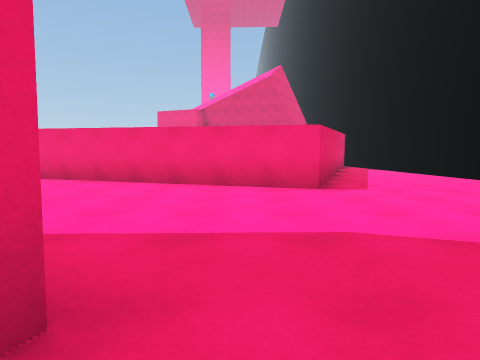
view 1 (above)

20 first-person views from a walk through a 3-D level made in the Unity game engine. The camera is 1.2 m above the floor, tilts 4° down and sees 75° across. The floor is counted in squares, 2 m on a side. Each view is taken from the middle of a square. On the plan, view 1 faces up. The plan holds only what a view shows up to about 9 squares ahead; the rest is blank. The place goes on beyond the plan.

view 2
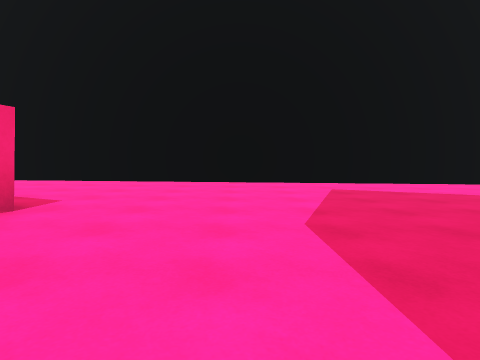

view 3
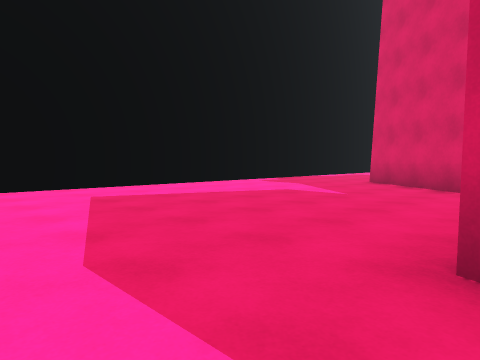

view 4
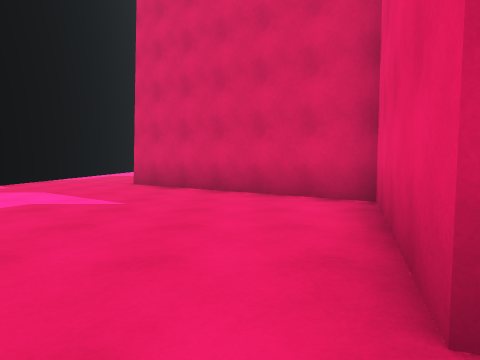

view 5
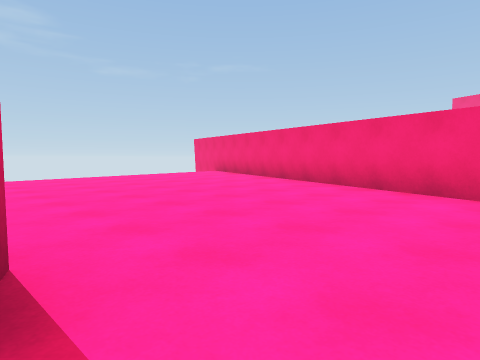

view 6
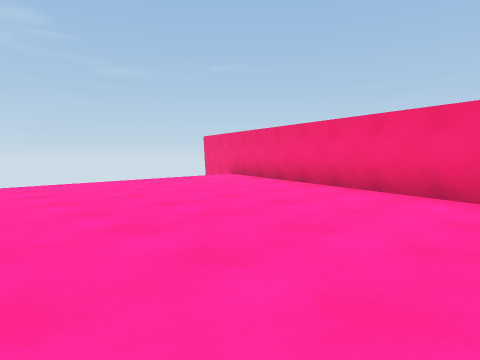

view 7
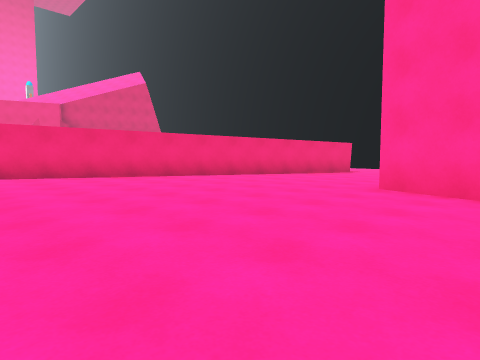

view 8
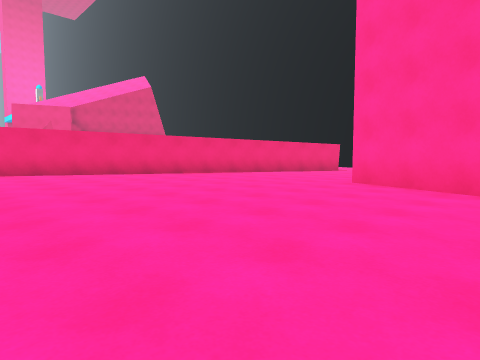

view 9
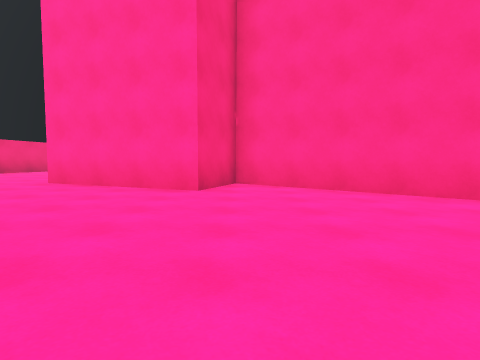

view 10
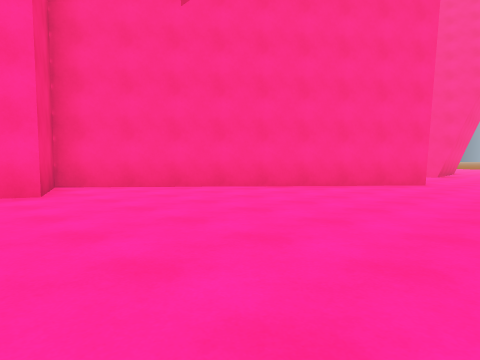

view 11
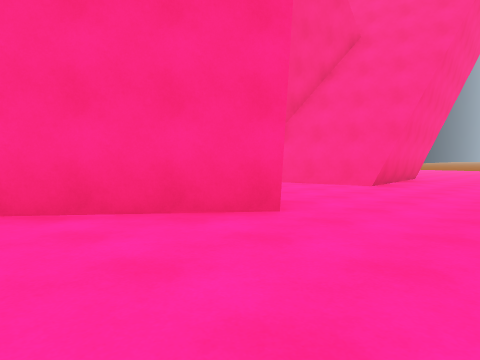

view 12
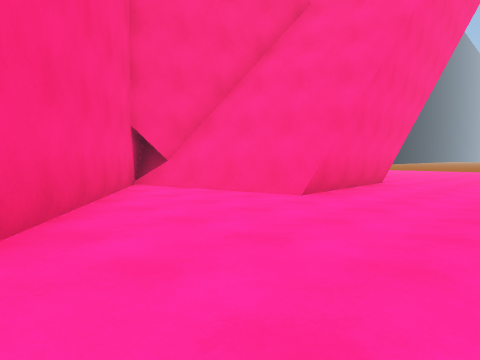

view 13
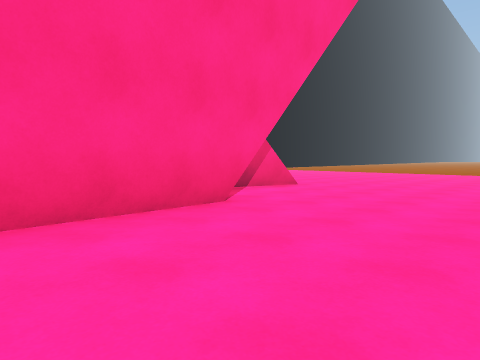

view 14
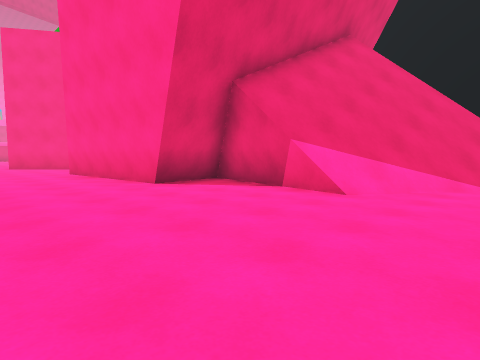

view 15
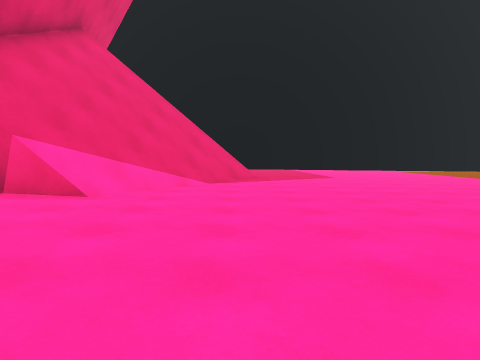

view 16
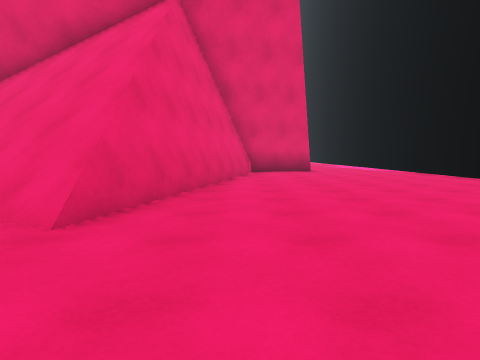

view 17
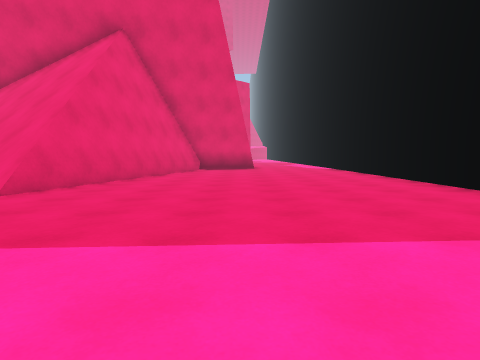

view 18
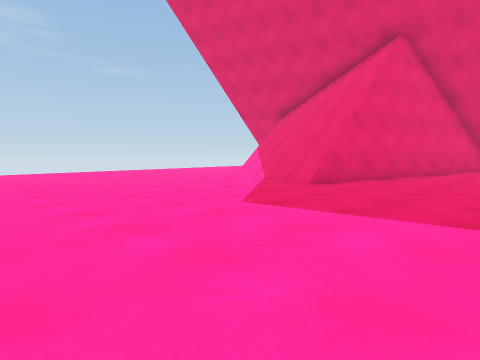

view 19
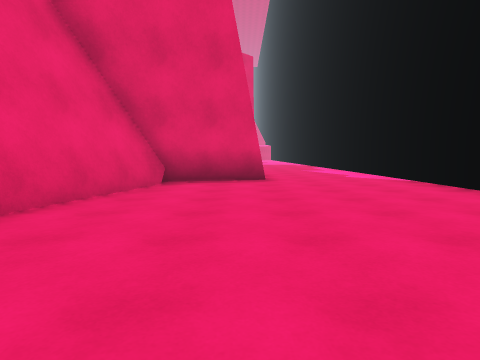

view 20
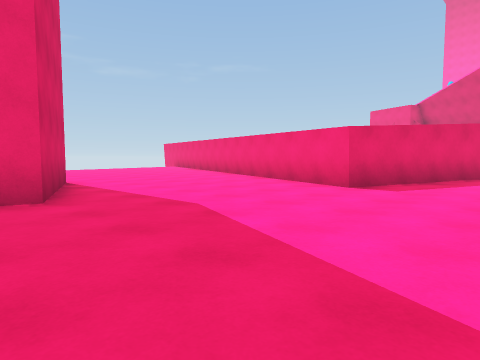

### Floor plan
Key: @ floor where view 1 was taken; # wall or solid block; . main floor; : floor 0.25 m higher than the main floor; - floor 0.25 m lower than the main floor; _ floor 0.5 m lower than the main floor; / step, stairs or slope.
Columns run from 11 left of view 1 to 6 right of it. Each row starts with its distance up from view 1.
  9 :::###       #:::#
  8 :::::####    #:::#
  7 ::::::::######:::#
  6 :::::::::..##....#
  5 .................#
  4 .................#
  3 .................#
  2 .......##........#
  1 .......####......#
  0 ......## ##@.....#
 -1 ......####.......#
 -2 ........##.......#
 -3 .......###.......#
 -4 ......## ###.....
 -5  ....##    ##....
 -6 .....#      ##---#
 -7 ----##        ---#
 -8 ---##
 -9 ---##
-10 ----##
-11 -----###
-12 -------#
-13 -----####
-14  --####       ---#
-15 ---#          ---#
-16 ---#       ###---#
-17 ---#       #-----#
-18 ---####   ##-----#
-19 _____######______#
-20 _____/////#______#
-21 _____/////#______#
-22 _____/////#______#
-23 _______////______#
-24 _________/_______#
-25  ________________
-26   _______________
-27    _____________
-28    ____________
-29    ___________
-30         ______

Where each view was taken, in squares from view 1:
view 1: 0 up, 0 right, facing up
view 2: 3 up, 2 left, facing right
view 3: 3 up, 1 left, facing down-right
view 4: 2 up, 0 right, facing down
view 5: 2 up, 2 left, facing up-left
view 6: 3 up, 4 left, facing up-left
view 7: 0 up, 10 left, facing up-right
view 8: 1 down, 11 left, facing up-right
view 9: 2 down, 11 left, facing right
view 10: 0 up, 11 left, facing down-right
view 11: 6 down, 11 left, facing down-right
view 12: 9 down, 11 left, facing down-right
view 13: 15 down, 11 left, facing down-right
view 14: 24 down, 11 left, facing up-right
view 15: 24 down, 11 left, facing right
view 16: 27 down, 0 right, facing up
view 17: 29 down, 2 right, facing up
view 18: 30 down, 2 right, facing up-left
view 19: 23 down, 2 right, facing up
view 20: 0 up, 4 right, facing up-left
